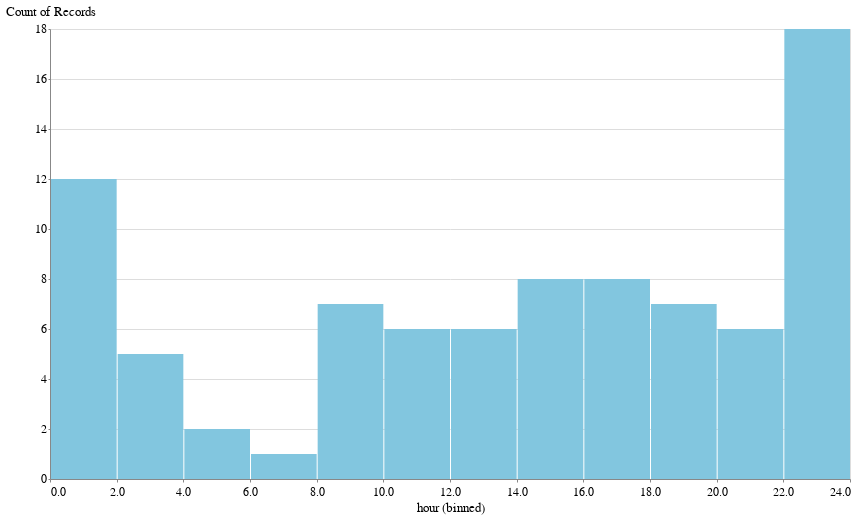

Notebook source saved alongside this figure:
### Code cell
alt.Chart(bh_homicides_slim).mark_bar().encode(
    alt.X("hour:Q", bin=alt.Bin(maxbins=12)),
    y="count()",
)

### Figure 1 — Vega-Lite specification as saved in the notebook (floating-point values rounded to 4 significant figures)
{"config": {"view": {"width": 800, "height": 450}, "background": "#ffffff", "title": {"anchor": "start", "font": "Benton Gothic Bold, sans", "fontColor": "#000000", "fontSize": 22, "fontWeight": "normal"}, "arc": {"fill": "#82c6df"}, "area": {"fill": "#82c6df"}, "line": {"stroke": "#82c6df", "strokeWidth": 3}, "path": {"stroke": "#82c6df"}, "rect": {"fill": "#82c6df"}, "shape": {"stroke": "#82c6df"}, "bar": {"fill": "#82c6df"}, "point": {"stroke": "#82c6df"}, "symbol": {"fill": "#82c6df", "size": 30}, "axis": {"titleFont": "Benton Gothic Bold, sans", "titleFontSize": 13, "titleFontWeight": "normal", "labelFont": "Benton Gothic, sans", "labelFontSize": 11.5, "labelFontWeight": "normal"}, "axisX": {"labelAngle": 0, "labelPadding": 4, "tickSize": 3}, "axisY": {"labelBaseline": "middle", "maxExtent": 45, "minExtent": 45, "tickSize": 2, "titleAlign": "left", "titleAngle": 0, "titleX": -45, "titleY": -11}, "legend": {"titleFont": "Benton Gothic Bold, sans", "titleFontSize": 13, "titleFontWeight": "normal", "symbolType": "square", "labelFont": "Benton Gothic, sans", "labelFontSize": 11.5}, "range": {"category": ["#3580b1", "#ec8431", "#ab7fb4", "#c89d29", "#adc839", "#829eb1"], "diverging": ["#e68a4f", "#f4bb6a", "#f9e39c", "#dadfe2", "#a6b7c6", "#849eae"], "heatmap": ["#fbf2c7", "#f9e39c", "#f8d36e", "#f4bb6a", "#e68a4f", "#d15a40", "#ab4232"], "ordinal": ["#fbf2c7", "#f9e39c", "#f8d36e", "#f4bb6a", "#e68a4f", "#d15a40", "#ab4232"], "ramp": ["#fbf2c7", "#f9e39c", "#f8d36e", "#f4bb6a", "#e68a4f", "#d15a40", "#ab4232"]}}, "data": {"name": "data-ec313ef2c46db84cc7bfb7f4cd024aef"}, "mark": "bar", "encoding": {"x": {"type": "quantitative", "bin": {"maxbins": 12}, "field": "hour"}, "y": {"type": "quantitative", "aggregate": "count"}}, "$schema": "https://vega.github.io/schema/vega-lite/v4.8.1.json", "datasets": {"data-ec313ef2c46db84cc7bfb7f4cd024aef": [{"date_occurred": "2020-02-10", "hour": 2, "victim_age": 29.0, "victim_sex": "male", "premises_description": "Single family dwelling", "descent_description": "hispanic", "status_code_description": "adult_arrest"}, {"date_occurred": "2020-03-17", "hour": 9, "victim_age": 26.0, "victim_sex": "male", "premises_description": "Sidewalk", "descent_description": "hispanic", "status_code_description": "adult_arrest"}, {"date_occurred": "2020-09-26", "hour": 9, "victim_age": 62.0, "victim_sex": "male", "premises_description": "Street", "descent_description": "hispanic", "status_code_description": "invest_cont"}, {"date_occurred": "2020-04-15", "hour": 22, "victim_age": 45.0, "victim_sex": "male", "premises_description": "Parking lot", "descent_description": "hispanic", "status_code_description": "adult_arrest"}, {"date_occurred": "2020-05-15", "hour": 7, "victim_age": 40.0, "victim_sex": "male", "premises_description": "Park/playground", "descent_description": "hispanic", "status_code_description": "invest_cont"}, {"date_occurred": "2020-07-18", "hour": 12, "victim_age": 55.0, "victim_sex": "male", "premises_description": "Multi-unit dwelling (apartment, duplex, etc)", "descent_description": "hispanic", "status_code_description": "adult_arrest"}, {"date_occurred": "2020-04-09", "hour": 19, "victim_age": 44.0, "victim_sex": "male", "premises_description": "Sidewalk", "descent_description": "hispanic", "status_code_description": "invest_cont"}, {"date_occurred": "2020-06-10", "hour": 19, "victim_age": 36.0, "victim_sex": "male", "premises_description": "Sidewalk", "descent_description": "hispanic", "status_code_description": "adult_arrest"}, {"date_occurred": "2020-05-25", "hour": 13, "victim_age": 27.0, "victim_sex": "female", "premises_description": "Other premise", "descent_description": "hispanic", "status_code_description": "invest_cont"}, {"date_occurred": "2020-06-04", "hour": 22, "victim_age": 24.0, "victim_sex": "male", "premises_description": "Street", "descent_description": "hispanic", "status_code_description": "adult_arrest"}, {"date_occurred": "2020-09-13", "hour": 20, "victim_age": 36.0, "victim_sex": "male", "premises_description": "Street", "descent_description": "hispanic", "status_code_description": "invest_cont"}, {"date_occurred": "2020-09-27", "hour": 9, "victim_age": 50.0, "victim_sex": "male", "premises_description": "Other/outside", "descent_description": "hispanic", "status_code_description": "invest_cont"}, {"date_occurred": "2020-10-05", "hour": 1, "victim_age": 29.0, "victim_sex": "male", "premises_description": "Street", "descent_description": "hispanic", "status_code_description": "invest_cont"}, {"date_occurred": "2020-07-20", "hour": 22, "victim_age": 34.0, "victim_sex": "male", "premises_description": "Street", "descent_description": "white", "status_code_description": "invest_cont"}, {"date_occurred": "2020-10-31", "hour": 10, "victim_age": 44.0, "victim_sex": "male", "premises_description": "Street", "descent_description": "hispanic", "status_code_description": "adult_arrest"}, {"date_occurred": "2020-08-13", "hour": 16, "victim_age": 25.0, "victim_sex": "male", "premises_description": "Mta - gold line - soto", "descent_description": "hispanic", "status_code_description": "invest_cont"}, {"date_occurred": "2020-12-31", "hour": 8, "victim_age": 45.0, "victim_sex": "male", "premises_description": "Other/outside", "descent_description": "hispanic", "status_code_description": "invest_cont"}, {"date_occurred": "2020-12-19", "hour": 17, "victim_age": 22.0, "victim_sex": "male", "premises_description": "Street", "descent_description": "hispanic", "status_code_description": "adult_arrest"}, {"date_occurred": "2020-12-19", "hour": 17, "victim_age": 23.0, "victim_sex": "female", "premises_description": "Street", "descent_description": "hispanic", "status_code_description": "adult_arrest"}, {"date_occurred": "2020-11-23", "hour": 14, "victim_age": 30.0, "victim_sex": "male", "premises_description": "Sidewalk", "descent_description": "hispanic", "status_code_description": "invest_cont"}, {"date_occurred": "2021-01-02", "hour": 15, "victim_age": 15.0, "victim_sex": "male", "premises_description": "Vacant lot", "descent_description": "hispanic", "status_code_description": "invest_cont"}, {"date_occurred": "2021-01-09", "hour": 20, "victim_age": 59.0, "victim_sex": "male", "premises_description": "Street", "descent_description": "hispanic", "status_code_description": "invest_cont"}, {"date_occurred": "2010-03-05", "hour": 18, "victim_age": 19.0, "victim_sex": "male", "premises_description": "Driveway", "descent_description": "hispanic", "status_code_description": "adult_arrest"}, {"date_occurred": "2010-09-16", "hour": 23, "victim_age": 34.0, "victim_sex": "female", "premises_description": "Multi-unit dwelling (apartment, duplex, etc)", "descent_description": "hispanic", "status_code_description": "adult_arrest"}, {"date_occurred": "2010-10-31", "hour": 23, "victim_age": 19.0, "victim_sex": "female", "premises_description": "Single family dwelling", "descent_description": "hispanic", "status_code_description": "adult_arrest"}, {"date_occurred": "2010-10-31", "hour": 23, "victim_age": 0.0, "victim_sex": "female", "premises_description": "Single family dwelling", "descent_description": "hispanic", "status_code_description": "adult_arrest"}, {"date_occurred": "2010-12-04", "hour": 19, "victim_age": 41.0, "victim_sex": "male", "premises_description": "Parking lot", "descent_description": "hispanic", "status_code_description": "adult_arrest"}, {"date_occurred": "2010-12-15", "hour": 12, "victim_age": 27.0, "victim_sex": "male", "premises_description": "Street", "descent_description": "hispanic", "status_code_description": "invest_cont"}, {"date_occurred": "2010-01-08", "hour": 23, "victim_age": 21.0, "victim_sex": "female", "premises_description": "Street", "descent_description": "hispanic", "status_code_description": "invest_cont"}, {"date_occurred": "2010-03-29", "hour": 13, "victim_age": 25.0, "victim_sex": "male", "premises_description": "Alley", "descent_description": "hispanic", "status_code_description": "adult_arrest"}, {"date_occurred": "2010-04-01", "hour": 19, "victim_age": 19.0, "victim_sex": "male", "premises_description": "Multi-unit dwelling (apartment, duplex, etc)", "descent_description": "hispanic", "status_code_description": "invest_cont"}, {"date_occurred": "2010-05-10", "hour": 2, "victim_age": 16.0, "victim_sex": "male", "premises_description": "Sidewalk", "descent_description": "hispanic", "status_code_description": "invest_cont"}, {"date_occurred": "2010-05-22", "hour": 2, "victim_age": 27.0, "victim_sex": "male", "premises_description": "Street", "descent_description": "hispanic", "status_code_description": "adult_arrest"}, {"date_occurred": "2010-05-30", "hour": 11, "victim_age": 17.0, "victim_sex": "male", "premises_description": "Sidewalk", "descent_description": "hispanic", "status_code_description": "invest_cont"}, {"date_occurred": "2010-09-18", "hour": 22, "victim_age": 20.0, "victim_sex": "male", "premises_description": "Street", "descent_description": "hispanic", "status_code_description": "adult_arrest"}, {"date_occurred": "2010-09-25", "hour": 2, "victim_age": 22.0, "victim_sex": "male", "premises_description": "Sidewalk", "descent_description": "hispanic", "status_code_description": "invest_cont"}, {"date_occurred": "2010-11-23", "hour": 19, "victim_age": 30.0, "victim_sex": "male", "premises_description": "Sidewalk", "descent_description": "hispanic", "status_code_description": "invest_cont"}, {"date_occurred": "2010-11-26", "hour": 11, "victim_age": 25.0, "victim_sex": "male", "premises_description": "Street", "descent_description": "hispanic", "status_code_description": "invest_cont"}, {"date_occurred": "2010-12-23", "hour": 14, "victim_age": 18.0, "victim_sex": "male", "premises_description": "Sidewalk", "descent_description": "hispanic", "status_code_description": "adult_arrest"}, {"date_occurred": "2011-11-30", "hour": 0, "victim_age": 31.0, "victim_sex": "male", "premises_description": "Street", "descent_description": "hispanic", "status_code_description": "adult_other"}, {"date_occurred": "2011-08-09", "hour": 8, "victim_age": -4.0, "victim_sex": "unknown", "premises_description": "Government facility (federal,state, county & city)", "descent_description": "other", "status_code_description": "invest_cont"}, {"date_occurred": "2011-03-06", "hour": 0, "victim_age": 48.0, "victim_sex": "female", "premises_description": "Single family dwelling", "descent_description": "hispanic", "status_code_description": "adult_arrest"}, {"date_occurred": "2011-04-24", "hour": 10, "victim_age": 17.0, "victim_sex": "female", "premises_description": "Freeway", "descent_description": "hispanic", "status_code_description": "adult_arrest"}, {"date_occurred": "2011-04-14", "hour": 13, "victim_age": 22.0, "victim_sex": "male", "premises_description": "Yard (residential/business)", "descent_description": "hispanic", "status_code_description": "invest_cont"}, {"date_occurred": "2011-05-26", "hour": 22, "victim_age": 36.0, "victim_sex": "male", "premises_description": "Sidewalk", "descent_description": "hispanic", "status_code_description": "invest_cont"}, {"date_occurred": "2011-10-09", "hour": 1, "victim_age": 18.0, "victim_sex": "male", "premises_description": "Sidewalk", "descent_description": "hispanic", "status_code_description": "adult_arrest"}, {"date_occurred": "2011-12-03", "hour": 16, "victim_age": 41.0, "victim_sex": "male", "premises_description": "Street", "descent_description": "hispanic", "status_code_description": "invest_cont"}, {"date_occurred": "2011-08-25", "hour": 12, "victim_age": 22.0, "victim_sex": "male", "premises_description": "Parking lot", "descent_description": "hispanic", "status_code_description": "invest_cont"}, {"date_occurred": "2011-11-30", "hour": 0, "victim_age": 36.0, "victim_sex": "male", "premises_description": "Street", "descent_description": "hispanic", "status_code_description": "adult_other"}, {"date_occurred": "2011-07-12", "hour": 1, "victim_age": 40.0, "victim_sex": "male", "premises_description": "Freeway", "descent_description": "hispanic", "status_code_description": "adult_arrest"}, {"date_occurred": "2011-05-31", "hour": 21, "victim_age": 20.0, "victim_sex": "male", "premises_description": "Alley", "descent_description": "white", "status_code_description": "adult_other"}, {"date_occurred": "2012-04-30", "hour": 23, "victim_age": 42.0, "victim_sex": "male", "premises_description": "Sidewalk", "descent_description": "hispanic", "status_code_description": "adult_arrest"}, {"date_occurred": "2012-06-29", "hour": 0, "victim_age": 24.0, "victim_sex": "male", "premises_description": "Street", "descent_description": "hispanic", "status_code_description": "invest_cont"}, {"date_occurred": "2012-11-06", "hour": 16, "victim_age": 22.0, "victim_sex": "male", "premises_description": "Single family dwelling", "descent_description": "hispanic", "status_code_description": "adult_arrest"}, {"date_occurred": "2012-08-31", "hour": 9, "victim_age": 41.0, "victim_sex": "male", "premises_description": "Parking lot", "descent_description": "hispanic", "status_code_description": "invest_cont"}, {"date_occurred": "2012-11-06", "hour": 16, "victim_age": 29.0, "victim_sex": "male", "premises_description": "Single family dwelling", "descent_description": "hispanic", "status_code_description": "adult_arrest"}, {"date_occurred": "2012-07-28", "hour": 23, "victim_age": 39.0, "victim_sex": "male", "premises_description": "Multi-unit dwelling (apartment, duplex, etc)", "descent_description": "hispanic", "status_code_description": "adult_arrest"}, {"date_occurred": "2012-08-12", "hour": 1, "victim_age": 57.0, "victim_sex": "female", "premises_description": "Street", "descent_description": "white", "status_code_description": "invest_cont"}, {"date_occurred": "2012-04-03", "hour": 22, "victim_age": 27.0, "victim_sex": "male", "premises_description": "Parking lot", "descent_description": "hispanic", "status_code_description": "invest_cont"}, {"date_occurred": "2012-05-05", "hour": 21, "victim_age": 20.0, "victim_sex": "male", "premises_description": "Street", "descent_description": "hispanic", "status_code_description": "invest_cont"}, {"date_occurred": "2012-06-07", "hour": 15, "victim_age": 29.0, "victim_sex": "male", "premises_description": "Sidewalk", "descent_description": "hispanic", "status_code_description": "invest_cont"}, {"date_occurred": "2012-07-20", "hour": 8, "victim_age": 23.0, "victim_sex": "male", "premises_description": "Sidewalk", "descent_description": "hispanic", "status_code_description": "invest_cont"}, {"date_occurred": "2013-07-22", "hour": 22, "victim_age": 42.0, "victim_sex": "male", "premises_description": "Street", "descent_description": "hispanic", "status_code_description": "adult_arrest"}, {"date_occurred": "2013-08-06", "hour": 15, "victim_age": 18.0, "victim_sex": "male", "premises_description": "Alley", "descent_description": "hispanic", "status_code_description": "invest_cont"}, {"date_occurred": "2013-03-28", "hour": 18, "victim_age": 36.0, "victim_sex": "male", "premises_description": "Porch, residential", "descent_description": "hispanic", "status_code_description": "invest_cont"}, {"date_occurred": "2013-06-22", "hour": 22, "victim_age": 21.0, "victim_sex": "male", "premises_description": "Yard (residential/business)", "descent_description": "hispanic", "status_code_description": "invest_cont"}, {"date_occurred": "2013-07-29", "hour": 10, "victim_age": 20.0, "victim_sex": "male", "premises_description": "Sidewalk", "descent_description": "hispanic", "status_code_description": "adult_arrest"}, {"date_occurred": "2013-12-01", "hour": 2, "victim_age": 26.0, "victim_sex": "male", "premises_description": "Porch, residential", "descent_description": "hispanic", "status_code_description": "invest_cont"}, {"date_occurred": "2013-03-24", "hour": 16, "victim_age": 36.0, "victim_sex": "male", "premises_description": "Parking lot", "descent_description": "hispanic", "status_code_description": "invest_cont"}, {"date_occurred": "2013-07-15", "hour": 0, "victim_age": 37.0, "victim_sex": "male", "premises_description": "Single family dwelling", "descent_description": "hispanic", "status_code_description": "adult_arrest"}, {"date_occurred": "2014-05-29", "hour": 10, "victim_age": 27.0, "victim_sex": "male", "premises_description": "Street", "descent_description": "hispanic", "status_code_description": "invest_cont"}, {"date_occurred": "2014-11-23", "hour": 15, "victim_age": 19.0, "victim_sex": "male", "premises_description": "Street", "descent_description": "hispanic", "status_code_description": "juv_arrest"}, {"date_occurred": "2014-12-05", "hour": 23, "victim_age": 31.0, "victim_sex": "male", "premises_description": "Parking lot", "descent_description": "hispanic", "status_code_description": "invest_cont"}, {"date_occurred": "2014-01-17", "hour": 17, "victim_age": 25.0, "victim_sex": "male", "premises_description": "Porch, residential", "descent_description": "hispanic", "status_code_description": "invest_cont"}, {"date_occurred": "2014-03-26", "hour": 15, "victim_age": 26.0, "victim_sex": "male", "premises_description": "Sidewalk", "descent_description": "hispanic", "status_code_description": "adult_arrest"}, {"date_occurred": "2014-09-14", "hour": 22, "victim_age": 43.0, "victim_sex": "male", "premises_description": "Driveway", "descent_description": "hispanic", "status_code_description": "adult_arrest"}, {"date_occurred": "2014-04-19", "hour": 0, "victim_age": 25.0, "victim_sex": "male", "premises_description": "Parking lot", "descent_description": "hispanic", "status_code_description": "invest_cont"}, {"date_occurred": "2014-02-03", "hour": 0, "victim_age": 20.0, "victim_sex": "male", "premises_description": "Sidewalk", "descent_description": "hispanic", "status_code_description": "juv_arrest"}, {"date_occurred": "2014-05-03", "hour": 23, "victim_age": 25.0, "victim_sex": "male", "premises_description": "Parking lot", "descent_description": "hispanic", "status_code_description": "adult_arrest"}, {"date_occurred": "2015-02-10", "hour": 5, "victim_age": 20.0, "victim_sex": "male", "premises_description": "Driveway", "descent_description": "hispanic", "status_code_description": "adult_arrest"}, {"date_occurred": "2015-04-08", "hour": 22, "victim_age": 29.0, "victim_sex": "male", "premises_description": "Parking lot", "descent_description": "hispanic", "status_code_description": "adult_other"}, {"date_occurred": "2015-12-08", "hour": 20, "victim_age": 20.0, "victim_sex": "male", "premises_description": "Street", "descent_description": "hispanic", "status_code_description": "invest_cont"}, {"date_occurred": "2016-07-22", "hour": 21, "victim_age": 25.0, "victim_sex": "male", "premises_description": "Park/playground", "descent_description": "hispanic", "status_code_description": "invest_cont"}, {"date_occurred": "2016-09-24", "hour": 4, "victim_age": 53.0, "victim_sex": "male", "premises_description": "Sidewalk", "descent_description": "hispanic", "status_code_description": "adult_arrest"}, {"date_occurred": "2016-09-04", "hour": 1, "victim_age": 34.0, "victim_sex": "male", "premises_description": "Project/tenement/public housing", "descent_description": "hispanic", "status_code_description": "invest_cont"}, {"date_occurred": "2016-01-18", "hour": 15, "victim_age": 37.0, "victim_sex": "male", "premises_description": "Street", "descent_description": "hispanic", "status_code_description": "adult_arrest"}]}}
